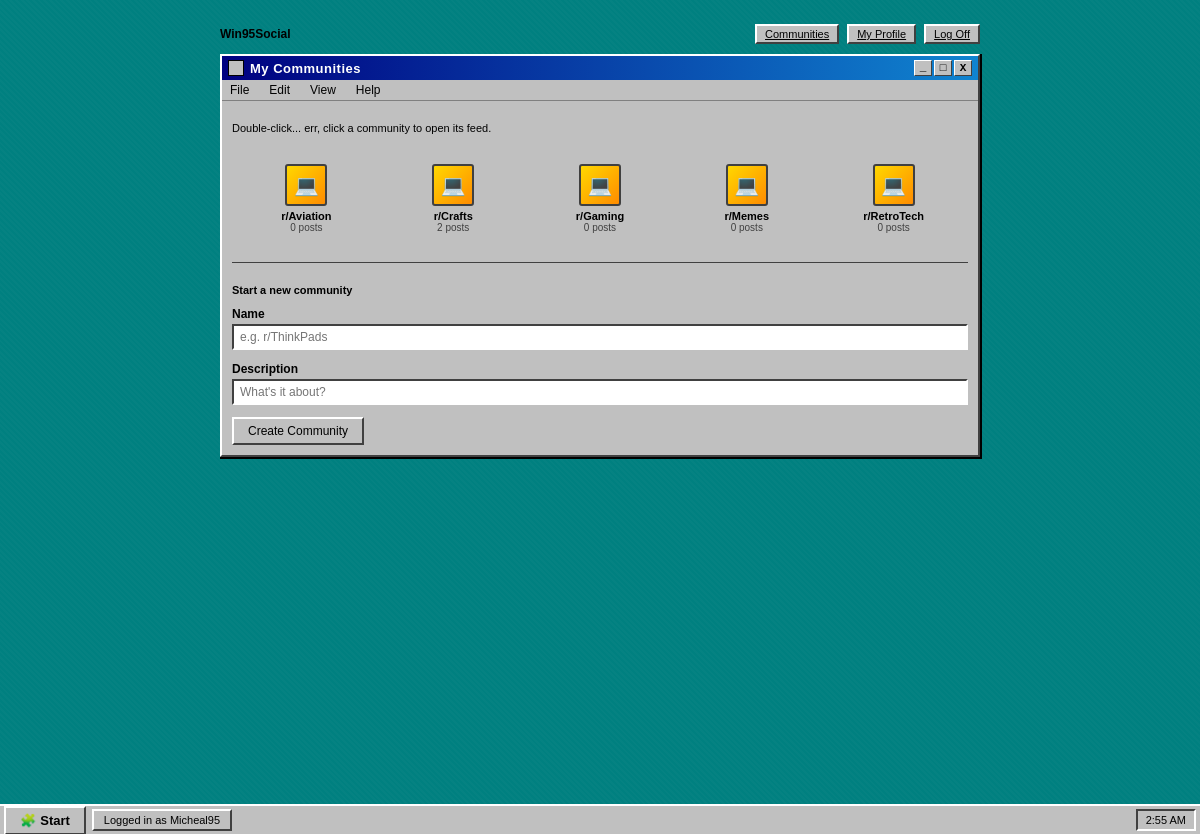
/communities (signed in), run on the app's committed database.
### tables this page shows
CREATE TABLE communities (
            id INTEGER PRIMARY KEY AUTOINCREMENT,
            name TEXT UNIQUE NOT NULL,
            description TEXT DEFAULT '',
            icon TEXT DEFAULT '02_computer-4.png',
            created_at TEXT NOT NULL
        );

CREATE TABLE users (
            id INTEGER PRIMARY KEY AUTOINCREMENT,
            username TEXT UNIQUE NOT NULL,
            bio TEXT DEFAULT '',
            created_at TEXT NOT NULL
        );

### app.py (the view)
@app.route("/communities")
def communities():
    redir = login_required_redirect()
    if redir:
        return redir
    db = get_db()
    comms = db.execute("""
        SELECT c.*, COUNT(p.id) as post_count
        FROM communities c
        LEFT JOIN posts p ON p.community_id = c.id
        GROUP BY c.id
        ORDER BY c.name ASC
    """).fetchall()
    return render_template("communities.html", communities=comms, user=current_user())

### app.py (called while the page is built)
def get_db():
    if "db" not in g:
        g.db = sqlite3.connect(DB_PATH)
        g.db.row_factory = sqlite3.Row
    return g.db

def current_user():
    if "user_id" not in session:
        return None
    db = get_db()
    return db.execute("SELECT * FROM users WHERE id = ?", (session["user_id"],)).fetchone()

def login_required_redirect():
    if "user_id" not in session:
        return redirect(url_for("login"))
    return None

### templates/communities.html (shortened to what this page needs)
{% extends "base.html" %}
{% block content %}
<div class="win95-window">
  <div class="win95-titlebar">
    <div class="title-left">
      <span class="title-icon"></span>
      <span>My Communities</span>
    </div>
    <div class="win95-titlebar-btns">
      <button disabled>_</button>
      <button disabled>&#9633;</button>
      <button disabled>X</button>
    </div>
  </div>
  <div class="win95-menubar">
    <span>File</span><span>Edit</span><span>View</span><span>Help</span>
  </div>
  <div class="win95-body">
    <p class="text-sm">Double-click... err, click a community to open its feed.</p>
    <div class="community-grid">
      {% for c in communities %}
      <a href="{{ url_for('feed', community_id=c['id']) }}" class="community-icon">
        <div class="icon-img">&#128187;</div>
        <div class="icon-label">{{ c['name'] }}</div>
        <div class="icon-sub">{{ c['post_count'] }} posts</div>
      </a>
      {% endfor %}
    </div>
    <div class="new-community-box">
      <p class="text-bold text-sm">Start a new community</p>
      <form method="POST" action="{{ url_for('new_community') }}">
        <div class="field">
          <label for="name">Name</label>
          <input type="text" id="name" name="name" maxlength="30" placeholder="e.g. r/ThinkPads">
        </div>
        <div class="field">
          <label for="description">Description</label>
          <input type="text" id="description" name="description" maxlength="120" placeholder="What's it about?">
        </div>
        <button type="submit" class="btn95">Create Community</button>
      </form>
    </div>
  </div>
</div>
{% endblock %}

### templates/base.html (shortened to what this page needs)
<!DOCTYPE html>
<html lang="en">
<head>
  <link rel="stylesheet" href="{{ url_for('static', filename='css/win95.css') }}">
  <link rel="stylesheet" href="{{ url_for('static', filename='css/social.css') }}">
</head>
<body>
  <div class="desktop">
    {% if user %}
    <div class="app-navbar">
      <div class="flex-row">
        <span class="text-bold">Win95Social</span>
      </div>
      <div class="nav-links">
        <a href="{{ url_for('communities') }}" class="btn95 btn95-sm">Communities</a>
        <a href="{{ url_for('profile', username=user['username']) }}" class="btn95 btn95-sm">My Profile</a>
        <a href="{{ url_for('logout') }}" class="btn95 btn95-sm">Log Off</a>
      </div>
    </div>
    {% endif %}
    {% block content %}{% endblock %}
  </div>
  {% if user %}
  <div class="taskbar">
    <div class="btn95 start-btn">
      <span>&#129513;</span> Start
    </div>
    <div class="task-item">Logged in as {{ user['username'] }}</div>
    <div class="clock" id="taskbar-clock">--:--</div>
  </div>
  {% endif %}
</body>
</html>

### static/css/win95.css (style rules this page uses)
:root { --win-gray: #c0c0c0; --win-gray-dark: #808080; --win-gray-darker: #404040; --win-gray-light: #dfdfdf; --win-white: #ffffff; --win-blue: #000080; --win-blue-light: #1084d0; --win-black: #000000; --win-teal: #008080; --win-red: #ff0000; --win-green: #008000; }
* { box-sizing: border-box; }
html, body { margin: 0; padding: 0; height: 100%; font-family: "Tahoma", "MS Sans Serif", Verdana, sans-serif; font-size: 12px; background: var(--win-teal); background-image: repeating-linear-gradient(45deg, rgba(255,255,255,0.02) 0, rgba(255,255,255,0.02) 2px, transparent 2px, transparent 4px); overflow-x: hidden; }
.desktop { min-height: 100vh; width: 100%; padding: 24px; display: flex; flex-direction: column; align-items: center; }
.win95-window { background: var(--win-gray); border: 2px solid var(--win-white); border-right-color: var(--win-gray-darker); border-bottom-color: var(--win-gray-darker); box-shadow: 1px 1px 0 1px #000; width: 100%; max-width: 760px; margin-bottom: 16px; }
.win95-titlebar { background: linear-gradient(90deg, var(--win-blue), var(--win-blue-light)); color: white; font-weight: bold; font-size: 13px; padding: 4px 6px; display: flex; align-items: center; justify-content: space-between; letter-spacing: 0.5px; user-select: none; }
.win95-titlebar .title-left { display: flex; align-items: center; gap: 6px; }
.win95-titlebar .title-icon { width: 16px; height: 16px; background: var(--win-gray); border: 1px solid var(--win-black); display: inline-block; }
.win95-titlebar-btns { display: flex; gap: 2px; }
.win95-titlebar-btns button { width: 18px; height: 16px; background: var(--win-gray); border: 1px solid var(--win-white); border-right-color: var(--win-gray-darker); border-bottom-color: var(--win-gray-darker); font-size: 11px; font-weight: bold; font-family: monospace; line-height: 1; cursor: pointer; padding: 0; color: black; }
.win95-menubar { background: var(--win-gray); border-bottom: 1px solid var(--win-gray-dark); display: flex; padding: 2px 4px; gap: 12px; font-size: 12px; }
.win95-menubar span { cursor: default; padding: 1px 4px; }
.win95-body { padding: 10px; background: var(--win-gray); }
.btn95 { background: var(--win-gray); border: 2px solid var(--win-white); border-right-color: var(--win-gray-darker); border-bottom-color: var(--win-gray-darker); padding: 5px 14px; font-family: inherit; font-size: 12px; cursor: pointer; color: black; }
.btn95-sm { padding: 2px 8px; font-size: 11px; }
input[type="text"], input[type="password"], textarea, select { font-family: inherit; font-size: 12px; background: var(--win-white); border: 2px solid var(--win-gray-darker); border-right-color: var(--win-white); border-bottom-color: var(--win-white); padding: 4px 6px; width: 100%; }
label { display: block; font-size: 12px; margin-bottom: 3px; font-weight: bold; }
.field { margin-bottom: 12px; }
.taskbar { position: fixed; bottom: 0; left: 0; width: 100%; height: 30px; background: var(--win-gray); border-top: 2px solid var(--win-white); display: flex; align-items: center; padding: 2px 4px; gap: 6px; z-index: 1000; }
.taskbar .start-btn { font-weight: bold; font-size: 13px; display: flex; align-items: center; gap: 4px; }
.taskbar .clock { margin-left: auto; border: 2px solid var(--win-gray-darker); border-right-color: var(--win-white); border-bottom-color: var(--win-white); padding: 3px 8px; font-size: 11px; }
.taskbar .task-item { border: 2px solid var(--win-white); border-right-color: var(--win-gray-darker); border-bottom-color: var(--win-gray-darker); padding: 3px 10px; font-size: 11px; display: flex; align-items: center; gap: 4px; }
body { padding-bottom: 34px; }
a { color: var(--win-blue); text-decoration: underline; cursor: pointer; }
.flex-row { display: flex; align-items: center; gap: 8px; }
.text-sm { font-size: 11px; }
.text-bold { font-weight: bold; }

### data on the page
communities: name "r/Aviation", post_count "0"
communities: name "r/Crafts", post_count "2"
communities: name "r/Gaming", post_count "0"
communities: name "r/Memes", post_count "0"
communities: name "r/RetroTech", post_count "0"
users: username "Micheal95"
